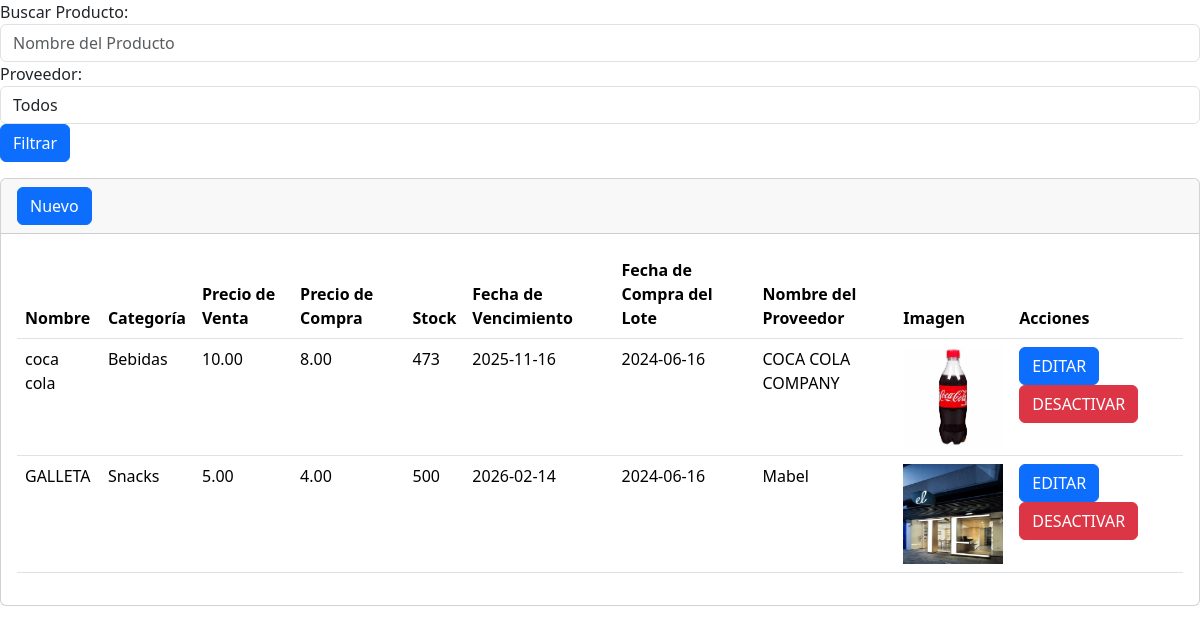
Screenshot of /secciones/producto/index.php with the database file from the repository.
### tables this page shows
CREATE TABLE `productos` (
  `id_producto` int NOT NULL AUTO_INCREMENT,
  `nombre` varchar(100) DEFAULT NULL,
  `precio_compra` decimal(10,2) DEFAULT NULL,
  `precio_venta` decimal(10,2) DEFAULT NULL,
  `stock` int DEFAULT NULL,
  `fecha_vencimiento` date DEFAULT NULL,
  `fecha_compra_lote` date DEFAULT NULL,
  `Activo` tinyint DEFAULT NULL,
  `nombre_proveedor` varchar(100) DEFAULT NULL,
  `imagen` varchar(255) DEFAULT NULL,
  `categoria` int NOT NULL,
  `unidades_idunidades` int NOT NULL,
  PRIMARY KEY (`id_producto`),
  KEY `fk_productos_categorias1_idx` (`categoria`),
  KEY `fk_productos_unidades1_idx` (`unidades_idunidades`),
  CONSTRAINT `fk_productos_categorias1` FOREIGN KEY (`categoria`) REFERENCES `categorias` (`idcategoria`),
  CONSTRAINT `fk_productos_unidades1` FOREIGN KEY (`unidades_idunidades`) REFERENCES `unidades` (`idunidades`)
);

CREATE TABLE `categorias` (
  `idcategoria` int NOT NULL AUTO_INCREMENT,
  `categoria` varchar(100) DEFAULT NULL,
  PRIMARY KEY (`idcategoria`)
);

CREATE TABLE `proveedor` (
  `id` int NOT NULL AUTO_INCREMENT,
  `nombre` varchar(100) DEFAULT NULL,
  `telefono` int DEFAULT NULL,
  `direccion` varchar(45) DEFAULT NULL,
  `nombre_referencia` varchar(45) DEFAULT NULL,
  `NIT` varchar(45) DEFAULT NULL,
  `razon_social` varchar(45) DEFAULT NULL,
  `activo` tinyint DEFAULT NULL,
  PRIMARY KEY (`id`)
);

### secciones/producto/index.php (the view, shortened to what this page needs)
<?php
include("../../bd.php");
$termino_busqueda = isset($_GET['search']) ? $_GET['search'] : '';
$sql = "
    SELECT p.*, c.categoria AS n_categoria, pr.nombre AS n_proveedor
    FROM productos p
    INNER JOIN categorias c ON p.categoria = c.idcategoria
    LEFT JOIN productos_has_proveedor php ON p.id_producto = php.productos_id_producto
    LEFT JOIN proveedor pr ON php.proveedor_id = pr.id
    WHERE p.activo = 1
";
$sentencia = $conexion->prepare($sql);
$sentencia->execute();
$lista_productos = $sentencia->fetchAll(PDO::FETCH_ASSOC);
include("../../templates/header.php");
?>
<div class="mb-3">
    <form action="" method="get" class="form-inline">
        <div class="form-group mr-2">
            <label for="search" class="mr-2">Buscar Producto:</label>
            <input type="text" name="search" id="search" class="form-control" value="<?php echo htmlspecialchars($termino_busqueda); ?>" placeholder="Nombre del Producto">
        </div>
        <div class="form-group">
            <label for="proveedor" class="mr-2">Proveedor:</label>
            <select name="proveedor" id="proveedor" class="form-control">
                <option value="">Todos</option>
            </select>
        </div>
        <button type="submit" class="btn btn-primary ml-2">Filtrar</button>
    </form>
</div>
<div class="card">
    <div class="card-header">
        <a class="btn btn-primary" href="crear.php" role="button">Nuevo</a>
    </div>
    <div class="card-body">
        <div class="table-responsive-sm">
            <table class="table">
                <thead>
                    <tr>
                        <th scope="col">Nombre</th>
                        <th scope="col">Categoría</th>
                        <th scope="col">Precio de Venta</th>
                        <th scope="col">Precio de Compra</th>
                        <th scope="col">Stock</th>
                        <th scope="col">Fecha de Vencimiento</th>
                        <th scope="col">Fecha de Compra del Lote</th>
                        <th scope="col">Nombre del Proveedor</th>
                        <th scope="col">Imagen</th>
                        <th scope="col">Acciones</th>
                    </tr>
                </thead>
                <tbody>
                    <?php if (!empty($lista_productos)) : ?>
                        <?php foreach ($lista_productos as $registro) : ?>
                            <tr>
                                <td><?php echo htmlspecialchars($registro['nombre']); ?></td>
                                <td><?php echo htmlspecialchars($registro['n_categoria']); ?></td>
                                <td><?php echo htmlspecialchars($registro['precio_venta']); ?></td>
                                <td><?php echo htmlspecialchars($registro['precio_compra']); ?></td>
                                <td><?php echo htmlspecialchars($registro['stock']); ?></td>
                                <td><?php echo htmlspecialchars($registro['fecha_vencimiento']); ?></td>
                                <td><?php echo htmlspecialchars($registro['fecha_compra_lote']); ?></td>
                                <td><?php echo htmlspecialchars($registro['n_proveedor']); ?></td>
                                <td>
                                    <?php if (!empty($registro['imagen'])) : ?>
                                        <img src="<?php echo htmlspecialchars($registro['imagen']); ?>" alt="Imagen del Producto" width="100" height="100">
                                    <?php else : ?>
                                        No hay imagen
                                    <?php endif; ?>
                                </td>
                                <td>
                                    <a name="Editar" id="Editar" class="btn btn-primary" href="editar.php?txtID=<?php echo $registro['id_producto']; ?>" role="button">EDITAR</a>
                                    <a name="Desactivar" id="Desactivar" class="btn btn-danger" href="index.php?id=<?php echo $registro['id_producto']; ?>" role="button">DESACTIVAR</a>
                                </td>
                            </tr>
                        <?php endforeach; ?>
                    <?php else : ?>
                        <tr>
                            <td colspan="11" class="text-center">No hay productos para mostrar.</td>
                        </tr>
                    <?php endif; ?>
                </tbody>
            </table>
        </div>
    </div>
</div>
<?php include("../../templates/footer.php"); ?>

### rows the page displays
productos: nombre "coca cola", categoria.categoria "Bebidas", precio_venta "10.00", precio_compra "8.00", stock "473", fecha_vencimiento "2025-11-16", fecha_compra_lote "2024-06-16", proveedor.nombre "COCA COLA COMPANY", imagen (picture)
productos: nombre "GALLETA", categoria.categoria "Snacks", precio_venta "5.00", precio_compra "4.00", stock "500", fecha_vencimiento "2026-02-14", fecha_compra_lote "2024-06-16", proveedor.nombre "Mabel", imagen (picture)
